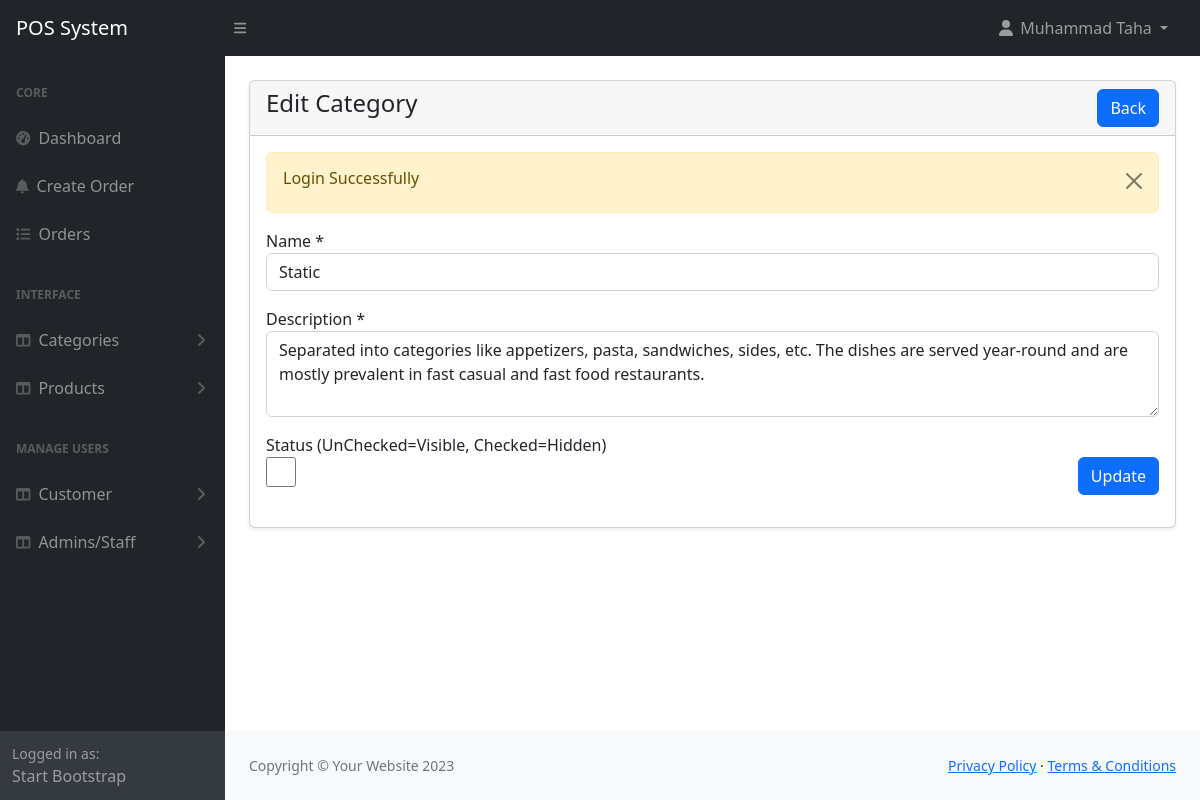
The page /admin/categories-edit.php?id=6 (signed in) on the database its author committed.
### tables this page shows
CREATE TABLE `categories` (
  `id` int(11) NOT NULL,
  `name` varchar(255) NOT NULL,
  `description` mediumtext DEFAULT NULL,
  `status` tinyint(1) NOT NULL DEFAULT 0 COMMENT '0=visible,1=hidden'
);

### admin/categories-edit.php (the view, shortened to what this page needs)
<?php include('includes/header.php'); ?>
<div class="container-fluid px-4">
        <div class="card mt-4 shadow-sm">
            <div class="card-header">
                <h4 class="mb-0">Edit Category
                    <a href="categories.php" class="btn btn-primary float-end">Back</a>
                </h4>
            </div>
            <div class="card-body">
            <form action="code.php" method="POST">
            <?php
                $parmValue = checkParamId('id');
                $category = getById('categories', $parmValue);
                if($category['status'] == 200)
                {
            ?>
                    <div class="row">
                        <div class="col-md-12 mb-3">
                            <label for="">Name *</label>
                            <input type="text" name="name" value="<?= $category['data']['name']; ?>" required class="form-control" />
                        </div>
                        <div class="col-md-12 mb-3">
                            <label for="">Description *</label>
                            <textarea name="description" class="form-control" rows="3" ><?= $category['data']['description']; ?></textarea>
                        </div>
                        <div class="col-md-6">
                            <label>Status (UnChecked=Visible, Checked=Hidden)</label>
                            <br>
                            <input type="checkbox" name="status" <?= $category['data']['status'] == true ? 'checked' : ''; ?> style="width:30px; height: 30px;";/>
                        </div>
                         <div class="col-md-6 mb-3 text-end">
                            <br>
                            <button type="submit" name="updateCategory" class="btn btn-primary">Update</button>
                    </div>
                    </div>
            <?php
                    }
                    else{
                        echo '<h5>'.$category['message'].'</h5>';
                    }
            ?>
                </form>
            </div>
        </div>
</div>
<?php include('includes/footer.php'); ?>

### rows shown on the page
categories: name "Static", description "Separated into categories like appetizers, pasta, sandwiches, sides, etc. The dishes are served year-round and are mostly prevalent in fast casual and fast food restaurants."

### other values the page prints
$_SESSION['loggedInUser']['name'] "Muhammad Taha"
$_SESSION['status'] "Login Successfully"
